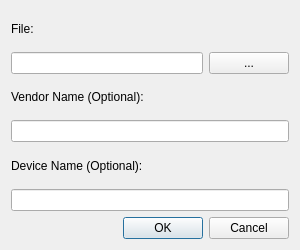
<?xml version="1.0" encoding="UTF-8"?>
<ui version="4.0">
 <class>OpenRGBSegmentExportDialog</class>
 <widget class="QDialog" name="OpenRGBSegmentExportDialog">
  <property name="geometry">
   <rect>
    <x>0</x>
    <y>0</y>
    <width>300</width>
    <height>250</height>
   </rect>
  </property>
  <property name="sizePolicy">
   <sizepolicy hsizetype="Maximum" vsizetype="Maximum">
    <horstretch>0</horstretch>
    <verstretch>0</verstretch>
   </sizepolicy>
  </property>
  <property name="windowTitle">
   <string>Export Segment Configuration</string>
  </property>
  <layout class="QGridLayout" name="gridLayout">
   <item row="1" column="0">
    <widget class="QLineEdit" name="LineEditFile">
     <property name="sizePolicy">
      <sizepolicy hsizetype="Expanding" vsizetype="Fixed">
       <horstretch>0</horstretch>
       <verstretch>0</verstretch>
      </sizepolicy>
     </property>
    </widget>
   </item>
   <item row="1" column="1">
    <widget class="QPushButton" name="ButtonChooseFile">
     <property name="sizePolicy">
      <sizepolicy hsizetype="Fixed" vsizetype="Fixed">
       <horstretch>0</horstretch>
       <verstretch>0</verstretch>
      </sizepolicy>
     </property>
     <property name="minimumSize">
      <size>
       <width>8</width>
       <height>0</height>
      </size>
     </property>
     <property name="text">
      <string>...</string>
     </property>
    </widget>
   </item>
   <item row="0" column="0" colspan="2">
    <widget class="QLabel" name="LabelFile">
     <property name="text">
      <string>File:</string>
     </property>
    </widget>
   </item>
   <item row="3" column="0" colspan="2">
    <widget class="QLabel" name="LabelVendor">
     <property name="text">
      <string>Vendor Name (Optional):</string>
     </property>
    </widget>
   </item>
   <item row="4" column="0" colspan="2">
    <widget class="QLineEdit" name="LineEditVendor"/>
   </item>
   <item row="5" column="0" colspan="2">
    <widget class="QLabel" name="LabelDevice">
     <property name="text">
      <string>Device Name (Optional):</string>
     </property>
    </widget>
   </item>
   <item row="6" column="0" colspan="2">
    <widget class="QLineEdit" name="LineEditDevice"/>
   </item>
   <item row="7" column="0" colspan="2">
    <widget class="QDialogButtonBox" name="buttonBox">
     <property name="orientation">
      <enum>Qt::Orientation::Horizontal</enum>
     </property>
     <property name="standardButtons">
      <set>QDialogButtonBox::StandardButton::Cancel|QDialogButtonBox::StandardButton::Ok</set>
     </property>
    </widget>
   </item>
  </layout>
 </widget>
 <resources/>
 <connections>
  <connection>
   <sender>buttonBox</sender>
   <signal>accepted()</signal>
   <receiver>OpenRGBSegmentExportDialog</receiver>
   <slot>accept()</slot>
   <hints>
    <hint type="sourcelabel">
     <x>248</x>
     <y>254</y>
    </hint>
    <hint type="destinationlabel">
     <x>157</x>
     <y>274</y>
    </hint>
   </hints>
  </connection>
  <connection>
   <sender>buttonBox</sender>
   <signal>rejected()</signal>
   <receiver>OpenRGBSegmentExportDialog</receiver>
   <slot>reject()</slot>
   <hints>
    <hint type="sourcelabel">
     <x>316</x>
     <y>260</y>
    </hint>
    <hint type="destinationlabel">
     <x>286</x>
     <y>274</y>
    </hint>
   </hints>
  </connection>
 </connections>
</ui>
